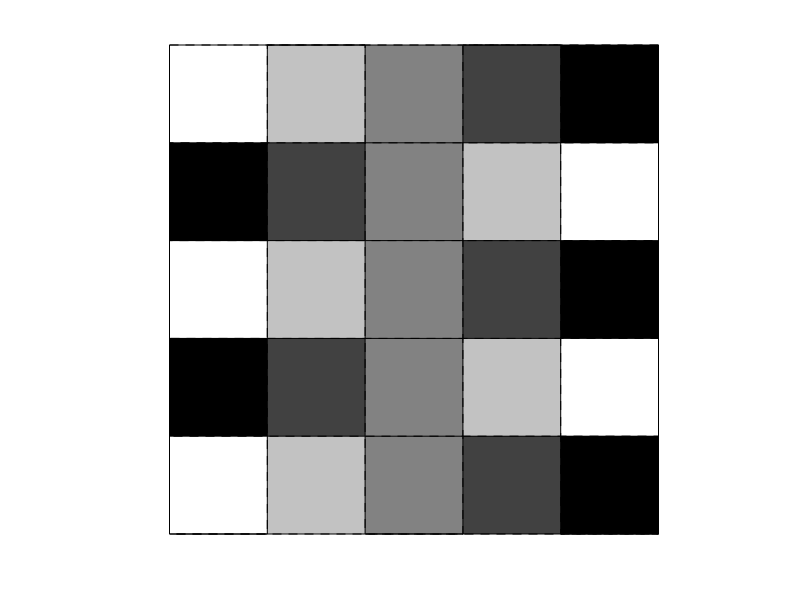

Here is the MATLAB script that generated this plot:
clear all
clc
N=0;
N = input(sprintf('size\n',N));
   for row=1:1:N
       if (mod(row,2)==0)
        for t=1:1:N
        if (t==1)
            A(row,1)=0;
        elseif (t==N)
                A(row,N)=1;
        else
            A(row,t)=(t-1)/(N-1);
        end
        end
       else
           for c=1:1:N
         if (c==1)
            A(row,1)=1;
        elseif (c==N)
                A(row,N)=0;
        else
            A(row,c)=1-((c-1)/(N-1));
        end
           end  
       end
   end
A;
imshow(A,'InitialMagnification','fit')
h = findobj(gcf,'type','image');
xdata = get(h, 'XData');
ydata = get(h, 'YData');
M = size(get(h,'CData'), 1);
N = size(get(h,'CData'), 2);
if M > 1
    pixel_height = diff(ydata) / (M-1);
else
    % Special case. Assume unit height.
    pixel_height = 1;
end

if N > 1
    pixel_width = diff(xdata) / (N-1);
else
    % Special case. Assume unit width.
    pixel_width = 1;
end

y_top = ydata(1) - (pixel_height/2);
y_bottom = ydata(2) + (pixel_height/2);
y = linspace(y_top, y_bottom, M+1);
x_left = xdata(1) - (pixel_width/2);
x_right = xdata(2) + (pixel_width/2);
x = linspace(x_left, x_right, N+1);
imshow(A, 'InitialMagnification', 'fit')
hold on
plot([x(3) x(3)], [y(1) y(end)], 'r', 'LineWidth', 2)
hold off
xv = zeros(1, 2*numel(x));
xv(1:2:end) = x;
xv(2:2:end) = x;

yv = repmat([y(1) ; y(end)], 1, numel(x));
yv(:,2:2:end) = flipud(yv(:,2:2:end));

xv = xv(:);
yv = yv(:);

imshow(A, 'InitialMagnification', 'fit')
hold on
plot(xv, yv, 'r', 'LineWidth', 2, 'Clipping', 'off')
hold off
title('Vertical pixel edges')
yh = zeros(1, 2*numel(y));
yh(1:2:end) = y;
yh(2:2:end) = y;

xh = repmat([x(1) ; x(end)], 1, numel(y));
xh(:,2:2:end) = flipud(xh(:,2:2:end));

xh = xh(:);
yh = yh(:);

imshow(A, 'InitialMagnification', 'fit')
hold on
plot(xh, yh, 'r', 'LineWidth', 2, 'Clipping', 'off')
hold off
title('Horizontal pixel edges')
h = imshow(A, 'InitialMagnification', 'fit');
ax = ancestor(h, 'axes');
line('Parent', ax, 'XData', xh, 'YData', yh, ...
    'Color', 'r', 'LineWidth', 2, 'Clipping', 'off');
line('Parent', ax, 'XData', xv, 'YData', yv, ...
    'Color', 'r', 'LineWidth', 2, 'Clipping', 'off');
title('All pixel edges')
dark = [0 0 0];
light = [0 0 0];
h = imshow(A, 'InitialMagnification', 'fit');
ax = ancestor(h, 'axes');
line('Parent', ax, 'XData', xh, 'YData', yh, ...
    'Color', dark, 'LineStyle', '-', 'Clipping', 'off');
line('Parent', ax, 'XData', xh, 'YData', yh, ...
    'Color', light, 'LineStyle', '--', 'Clipping', 'off');
line('Parent', ax, 'XData', xv, 'YData', yv, ...
    'Color', dark, 'LineStyle', '-', 'Clipping', 'off');
line('Parent', ax, 'XData', xv, 'YData', yv, ...
    'Color', light, 'LineStyle', '--', 'Clipping', 'off');